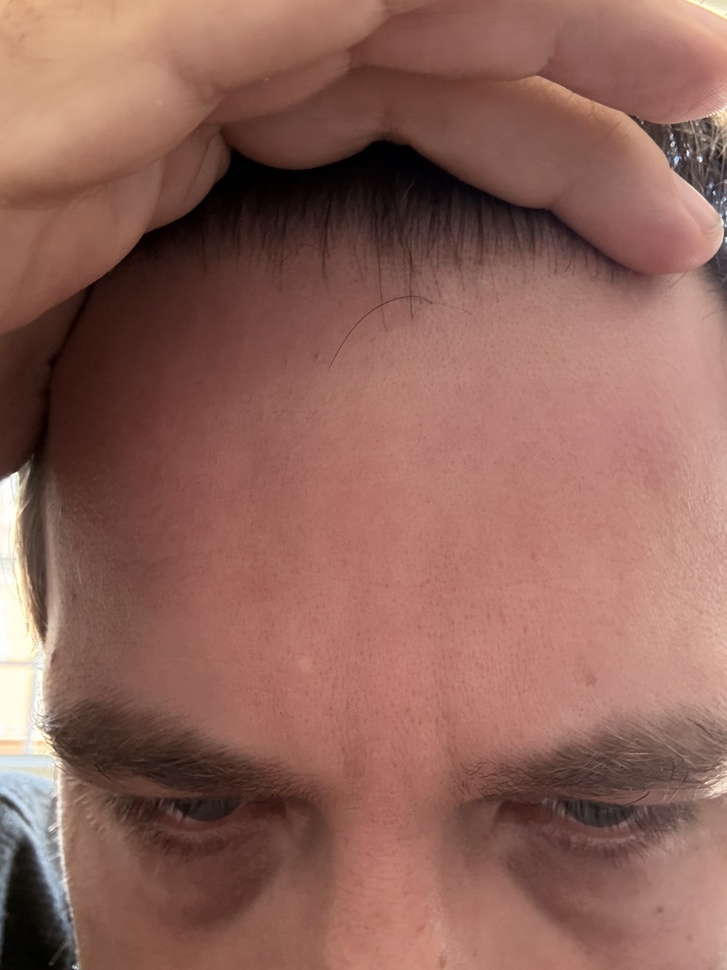
#> input picture fronte.jpg, 727 x 970 px, shrunk from 2316 x 3088 before the run
$ python Skinmatch.py
#> lines starting #> are read from the running program, lines starting #| are printed output that depends on the picture
import cv2
import numpy as np
import math
import os  # Necessario per la gestione dei percorsi

class SkinIDEngine:
    def __init__(self):
        # Matrice di conversione sRGB -> XYZ (Illuminante D65)
        self.rgb_to_xyz_matrix = np.array([
            [0.4124564, 0.3575761, 0.1804375],
            [0.2126729, 0.7151522, 0.0721750],
            [0.0193339, 0.1191920, 0.9503041]
        ])
        # Punto bianco standard D65
        self.white_point = np.array([95.047, 100.0, 108.883])

    def _srgb_to_lab(self, rgb_v):
        """Converte un vettore RGB [R, G, B] in coordinate CIELab."""
        rgb = np.array(rgb_v) / 255.0
        mask = rgb > 0.04045
        rgb[mask] = np.power((rgb[mask] + 0.055) / 1.055, 2.4)
        rgb[~mask] = rgb[~mask] / 12.92
        rgb *= 100

        xyz = np.dot(self.rgb_to_xyz_matrix, rgb)

        xyz_rel = xyz / self.white_point
        mask = xyz_rel > 0.008856
        f_xyz = np.where(mask, np.power(xyz_rel, 1/3), (7.787 * xyz_rel) + (16/116))

        L = (116 * f_xyz[1]) - 16
        a = 500 * (f_xyz[0] - f_xyz[1])
        b = 200 * (f_xyz[1] - f_xyz[2])

        return round(L, 2), round(a, 2), round(b, 2)

    def calculate_ita(self, L, b):
        """Calcola l'angolo ITA° (Individual Typology Angle)."""
        ita_rad = math.atan2((L - 50), b)
        ita_deg = ita_rad * (180 / math.pi)
        return round(ita_deg, 2)

    def get_ita_category(self, ita):
        """Classificazione scientifica basata sull'angolo ITA°."""
        if ita > 55: return "VERY-LIGHT"
        if 41 < ita <= 55: return "LIGHT"
        if 28 < ita <= 41: return "INTERMEDIATE"
        if 10 < ita <= 28: return "TAN"
        if -30 < ita <= 10: return "BROWN"
        return "DARK"

    def extract_skin_color(self, image_path):
        """Carica l'immagine, estrae la ROI centrale e calcola il colore mediano."""
        img = cv2.imread(image_path)
        if img is None:
            # Errore più descrittivo per debuggare il percorso
            raise FileNotFoundError(f"Errore: Impossibile caricare '{image_path}'. Verifica che il file esista.")

        img_rgb = cv2.cvtColor(img, cv2.COLOR_BGR2RGB)

        h, w, _ = img_rgb.shape
        start_h, end_h = int(h * 0.35), int(h * 0.65)
        start_w, end_w = int(w * 0.35), int(w * 0.65)
        roi = img_rgb[start_h:end_h, start_w:end_w]

        median_color = np.median(roi.reshape(-1, 3), axis=0)
        return median_color

    def generate_skin_id(self, rgb_input):
        """Genera il report tecnico e il codice SkinID™."""
        L, a, b = self._srgb_to_lab(rgb_input)
        ita = self.calculate_ita(L, b)
        category = self.get_ita_category(ita)

        undertone = "WARM" if b > 17 else "COOL" if b < 13 else "NEUTRAL"
        if a > 15: undertone += "-ROSACEA_PROBE"

        reactivity = "HIGH" if b > 20 else "LOW"
        skin_id_code = f"{category}-{int(L)}-{undertone}-{reactivity}"

        return {
            "code": skin_id_code,
            "metrics": {"L": L, "a": a, "b": b, "ITA": ita},
            "labels": {"cat": category, "tone": undertone, "react": reactivity}
        }

    def process_triple_analysis(self, image_paths):
        """Analizza i campioni e restituisce il SkinID™ medio."""
        samples = []
        for path in image_paths:
            print(f"Analisi in corso: {os.path.basename(path)}...")
            samples.append(self.extract_skin_color(path))
#> in extract_skin_color, img is the input picture: shape (970, 727, 3); mean B, G, R 89.7, 100.1, 143.9
#> in extract_skin_color, `roi = img_rgb[start_h:end_h, start_w:end_w]`:
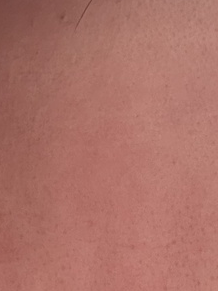
#> roi: shape (291, 218, 3); mean R, G, B 172.1, 113.9, 104
#> in extract_skin_color, `median_color = np.median(roi.reshape(-1, 3), axis=0)`: median_color = [177, 116, 106]
#> pass 2 of the loop in process_triple_analysis, `for path in image_paths:`:
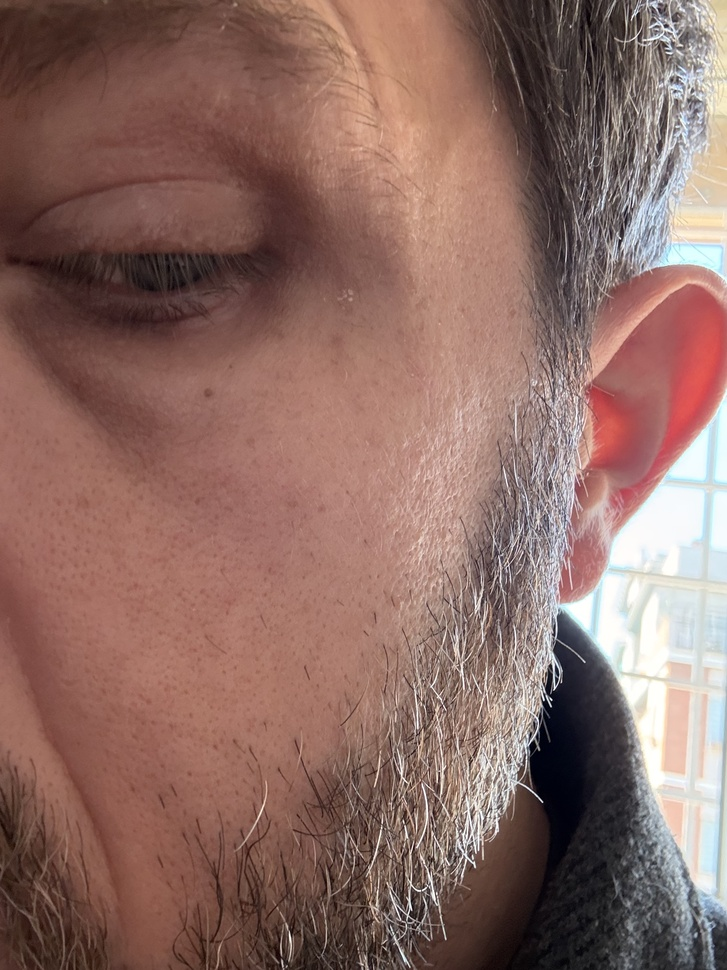
#> input picture guancia.jpg, 727 x 970 px, shrunk from 2316 x 3088 before the run
#> in extract_skin_color, img is the input picture: shape (970, 727, 3); mean B, G, R 100.1, 107.7, 140.3
#> in extract_skin_color (call 2), `roi = img_rgb[start_h:end_h, start_w:end_w]`:
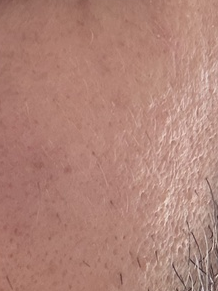
#> roi: shape (291, 218, 3); mean R, G, B 176.2, 132, 120.2
#> median_color = [175, 129, 117]
#> pass 3 of the loop in process_triple_analysis, `for path in image_paths:`:
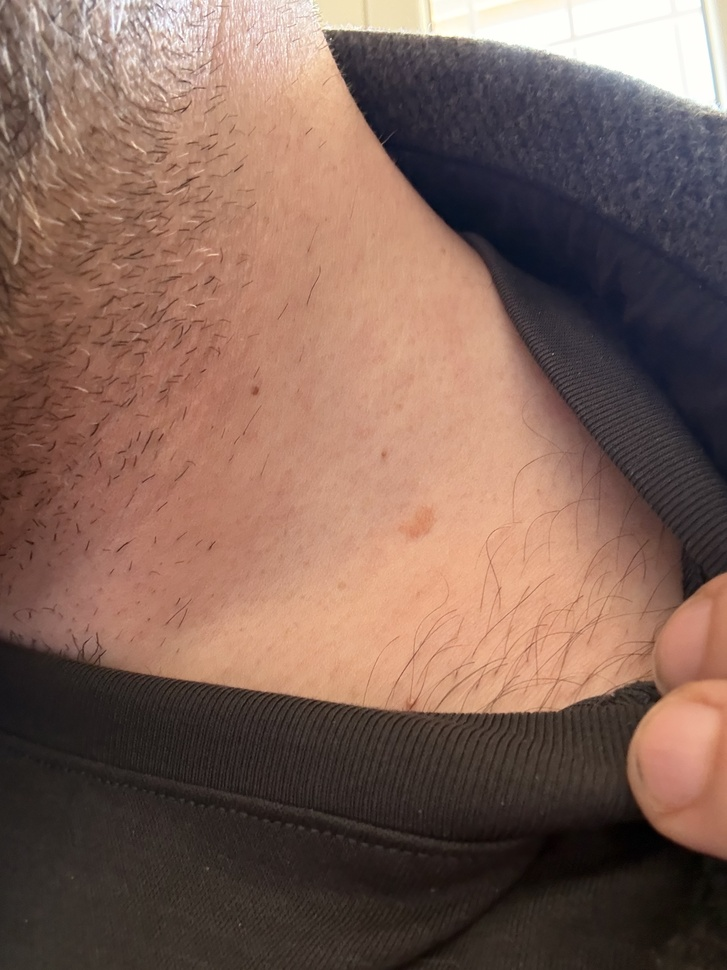
#> input picture mandibola.jpg, 727 x 970 px, shrunk from 2316 x 3088 before the run
#> in extract_skin_color, img is the input picture: shape (970, 727, 3); mean B, G, R 88, 99.4, 128.2
#> in extract_skin_color (call 3), `roi = img_rgb[start_h:end_h, start_w:end_w]`:
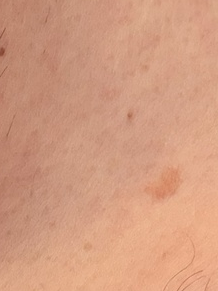
#> roi: shape (291, 218, 3); mean R, G, B 210.4, 156, 128.8
#> median_color = [211, 158, 131]

        avg_rgb = np.mean(samples, axis=0)
#> avg_rgb = [187.7, 134.3, 118]
        return self.generate_skin_id(avg_rgb)
#> in _srgb_to_lab, `rgb = np.array(rgb_v) / 255.0`: rgb = [0.736, 0.527, 0.463]
#> in _srgb_to_lab, `mask = rgb > 0.04045`: mask = [True, True, True]
#> in _srgb_to_lab, `rgb *= 100`: rgb = [50.09, 23.97, 18.12]
#> in _srgb_to_lab, `xyz = np.dot(self.rgb_to_xyz_matrix, rgb)`: xyz = [32.5, 29.1, 21.04]
#> in _srgb_to_lab, `xyz_rel = xyz / self.white_point`: xyz_rel = [0.342, 0.291, 0.193]
#> in _srgb_to_lab, `f_xyz = np.where(mask, np.power(xyz_rel, 1/3), (7.787 * xyz_rel) + (16..`: f_xyz = [0.699, 0.663, 0.578]
#> in _srgb_to_lab, `L = (116 * f_xyz[1]) - 16`: L = 60.87
#> in _srgb_to_lab, `a = 500 * (f_xyz[0] - f_xyz[1])`: a = 18.29
#> in _srgb_to_lab, `b = 200 * (f_xyz[1] - f_xyz[2])`: b = 16.91
#> in generate_skin_id, `L, a, b = self._srgb_to_lab(rgb_input)`: L = 60.87; a = 18.29; b = 16.91
#> in calculate_ita, `ita_rad = math.atan2((L - 50), b)`: ita_rad = 0.571
#> in calculate_ita, `ita_deg = ita_rad * (180 / math.pi)`: ita_deg = 32.73
#> in generate_skin_id, `category = self.get_ita_category(ita)`: category = 'INTERMEDIATE'
#> in generate_skin_id, `undertone = "WARM" if b > 17 else "COOL" if b < 13 else "NEUTRAL"`: undertone = 'NEUTRAL'
#> in generate_skin_id, `if a > 15: undertone += "-ROSACEA_PROBE"`: undertone = 'NEUTRAL-ROSACEA_PROBE'
#> in generate_skin_id, `reactivity = "HIGH" if b > 20 else "LOW"`: reactivity = 'LOW'

# --- ESECUZIONE MIGLIORATA ---
if __name__ == "__main__":
    engine = SkinIDEngine()

    # 1. Identifica la cartella dove si trova questo script
    script_dir = os.path.dirname(os.path.abspath(__file__))

    # 2. Definisce i nomi dei file
    nomi_file = ["fronte.jpg", "guancia.jpg", "mandibola.jpg"]

    # 3. Costruisce i percorsi assoluti unendo cartella e nome file
    mie_foto = [os.path.join(script_dir, f) for f in nomi_file]

    try:
        print(f"Cartella di lavoro: {script_dir}\n")
        report = engine.process_triple_analysis(mie_foto)
#> report = 3 items

        print("\n" + "="*40)
        print(f" RISULTATO SKINID™: {report['code']}")
#|  RISULTATO SKINID™: INTERMEDIATE-60-NEUTRAL-ROSACEA_PROBE-LOW
        print("="*40)
        print(f"Valore ITA°:          {report['metrics']['ITA']}°")
#| Valore ITA°:          32.73°
        print(f"Luminosità (L*):      {report['metrics']['L']}")
#| Luminosità (L*):      60.87
        print(f"Sottotono rilevato:   {report['labels']['tone']}")
#| Sottotono rilevato:   NEUTRAL-ROSACEA_PROBE
        print(f"Indice Reattività:    {report['labels']['react']}")
#| Indice Reattività:    LOW
        print("="*40)

    except Exception as e:
        print(f"\n[ERRORE DI SISTEMA]: {e}")
        print("\nSuggerimento: Verifica che le immagini siano nella cartella:")
        print(f"--> {script_dir}")
